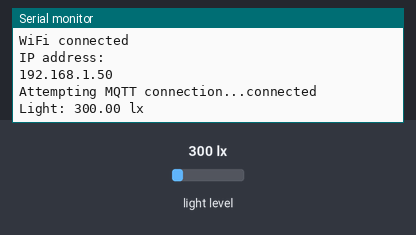
The sketch below on a simulated ESP8266 (NodeMCU). On the bench: the last lines printed to the serial monitor. The test bench sets the inputs (shaded band); at power-on: light level 300 lx. WiFi joins after 1.5 s; servers stay silent unless stated; random numbers use the default seed unless the sketch sets one; no MQTT or app messages arrive unless stated.

Above: at 2.7 s.
2.8 s: light level set to 40 lx
At 5.1 s:
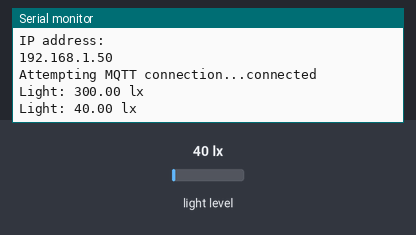
5.5 s: light level set to 500 lx
At 6.7 s:
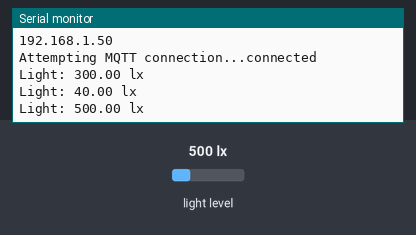
Timing chart, 0 to 8.5 s (numbered marks = the images above; inputs shaded):
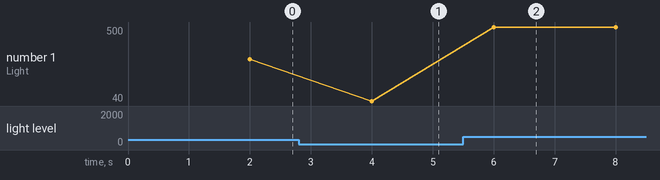

Measured:
- after the input at 2.8 s, the serial monitor: prints a new line after 1.2 s (image 1)
- after the input at 5.5 s, the serial monitor: prints a new line after 0.50 s (image 2)
- plotted number 1: 300 → 40 after the input at 2.8 s, 40 → 500 after the input at 5.5 s

The sketch:

esp8266_sensor.ino
```cpp
#include <ESP8266WiFi.h>
#include <PubSubClient.h>
#include <Wire.h>
#include <BH1750.h>

// WiFi Configuration
const char* ssid = "YOUR_WIFI_SSID";
const char* password = "YOUR_WIFI_PASSWORD";

// MQTT Configuration
const char* mqtt_server = "192.168.0.124"; // The IPv4 Address of this Windows PC
const int mqtt_port = 1883;
const char* lux_topic = "ambilum/sensor/lux";

WiFiClient espClient;
PubSubClient client(espClient);
BH1750 lightMeter;

unsigned long lastMsg = 0;
const long interval = 2000; // Send data every 2 seconds

void setup_wifi() {
  delay(10);
  Serial.println();
  Serial.print("Connecting to ");
  Serial.println(ssid);

  WiFi.mode(WIFI_STA);
  WiFi.begin(ssid, password);

  while (WiFi.status() != WL_CONNECTED) {
    delay(500);
    Serial.print(".");
  }

  Serial.println("");
  Serial.println("WiFi connected");
  Serial.println("IP address: ");
  Serial.println(WiFi.localIP());
}

void reconnect() {
  while (!client.connected()) {
    Serial.print("Attempting MQTT connection...");
    String clientId = "ESP8266Client-";
    clientId += String(random(0xffff), HEX);

    if (client.connect(clientId.c_str())) {
      Serial.println("connected");
    } else {
      Serial.print("failed, rc=");
      Serial.print(client.state());
      Serial.println(" try again in 5 seconds");
      delay(5000);
    }
  }
}

void setup() {
  Serial.begin(115200);
  Wire.begin(D2, D1); // SDA on D2, SCL on D1 for NodeMCU

  if (lightMeter.begin(BH1750::CONTINUOUS_HIGH_RES_MODE)) {
    Serial.println(F("BH1750 Advanced begin"));
  } else {
    Serial.println(F("Error initialising BH1750"));
  }

  setup_wifi();
  client.setServer(mqtt_server, mqtt_port);
}

void loop() {
  if (!client.connected()) {
    reconnect();
  }
  client.loop();

  unsigned long now = millis();
  if (now - lastMsg > interval) {
    lastMsg = now;

    if (lightMeter.measurementReady()) {
      float lux = lightMeter.readLightLevel();
      Serial.print("Light: ");
      Serial.print(lux);
      Serial.println(" lx");

      String payload = String(lux);
      client.publish(lux_topic, payload.c_str());
    } else {
      // Sensor not connected or not ready. Send heartbeat anyway (-1).
      client.publish(lux_topic, "-1");
    }
  }
}
```
